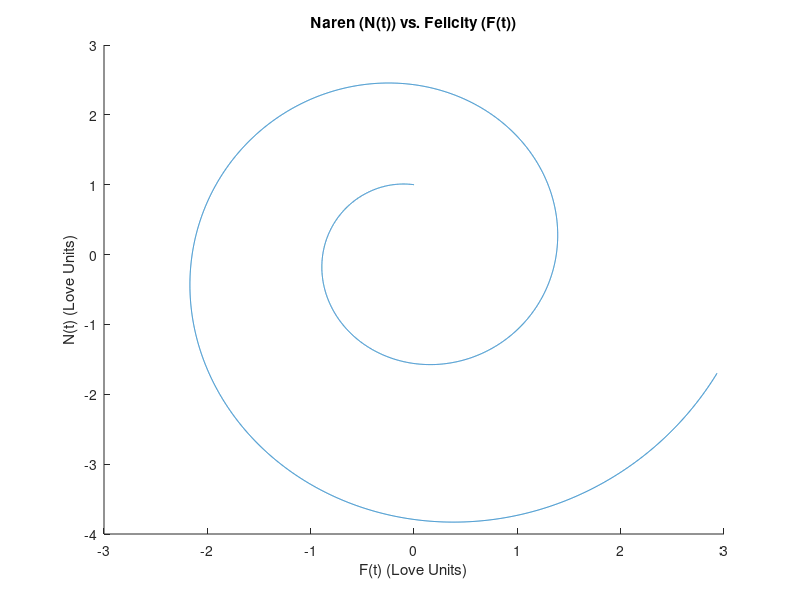
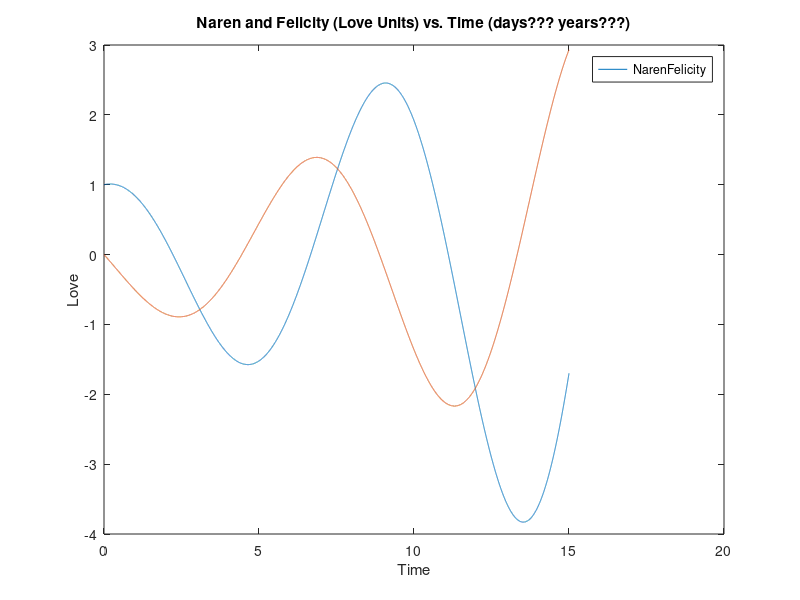

Here is the MATLAB script that generated these plots, in order:
t = 0:0.001:15;
%x1 corresponds to Naren
%x2 corresponds to Felicity
x1 = 0.5*exp((0.1+sqrt(-0.5))*t) + 0.5*exp((0.1-sqrt(-0.5))*t);
x2 = 0.5*sqrt(-0.5)*exp((0.1+sqrt(-0.5))*t)-0.5*sqrt(-0.5)*exp((0.1-sqrt(-0.5))*t);
figure(1);
hold on;
plot(x2, x1);
title("Naren (N(t)) vs. Felicity (F(t))");
xlabel("F(t) (Love Units)");
ylabel("N(t) (Love Units)");
hold off;

figure(2);
plot(t, x1);
hold on;
plot(t, x2);
title("Naren and Felicity (Love Units) vs. Time (days??? years???)");
legend(["Naren", "Felicity"]);
xlabel("Time");
ylabel("Love");
hold off;